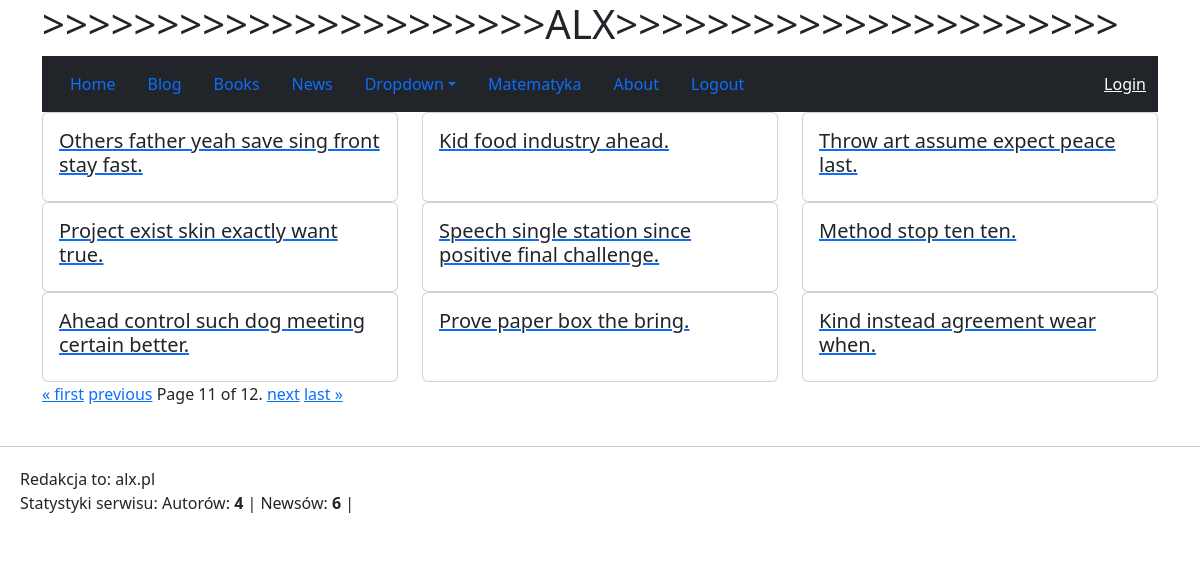
/blog/?page=11, run on the app's committed database.
### blog/models.py (models this page shows, shortened)
class Post(models.Model):
    title = models.CharField(max_length=200)
    content = models.TextField()

### blog/views.py (the view)
# urls.py: path("", views.PostListView.as_view(), name="list"),
class PostListView(ListView):
    model = Post
    template_name = "blog/list.html"
    paginate_by = 9
    def get_queryset(self):
        return Post.objects.order_by("-id")
    def get_context_data(self, **kwargs):
        context = super().get_context_data(**kwargs)
        logger.info(
            f"Pobieram stronę: {self.request.GET.get('page')} "
            f"z {context['paginator'].num_pages}"
        )
        return context

### blog/contextprocessors.py (called while the page is built)
def posts_count(request):
    return {'posts_count': blog.count_posts()}

### blog/services.py (called while the page is built)
    def count_posts(self):
        return self._posts.count()

### news/context_processors.py (called while the page is built)
def my_context(request):
    return {
        "redakcja": "alx.pl"
    }

def global_metrics(request):
    return {
        "ilosc_autorow": Author.objects.count(),
        "ilosc_newsow": News.objects.count(),
    }

### blog/templates/blog/list.html (shortened to what this page needs)
{% extends "base.html" %}
{% block content %}
<div class="row">
    {% for post in page_obj %}
    <div class="col-md-4">
        <a href="{% url 'blog:details' post.id %}">
            <div class="card h-100">
                <div class="card-body">
                    <h5 class="card-title">{{ post.title }}</h5>
                </div>
            </div>
        </a>
    </div>
    {% endfor %}
</div>
<div class="pagination">
    <span class="step-links">
        {% if page_obj.has_previous %}
            <a href="?page=1">&laquo; first</a>
            <a href="?page={{ page_obj.previous_page_number }}">previous</a>
        {% endif %}
        <span class="current">
            Page {{ page_obj.number }} of {{ page_obj.paginator.num_pages }}.
        </span>
        {% if page_obj.has_next %}
            <a href="?page={{ page_obj.next_page_number }}">next</a>
            <a href="?page={{ page_obj.paginator.num_pages }}">last &raquo;</a>
        {% endif %}
    </span>
</div>
{% endblock %}

### data on the page
Post: title "Others father yeah save sing front stay fast."
Post: title "Kid food industry ahead."
Post: title "Throw art assume expect peace last."
Post: title "Project exist skin exactly want true."
Post: title "Speech single station since positive final challenge."
Post: title "Method stop ten ten."
Post: title "Ahead control such dog meeting certain better."
Post: title "Prove paper box the bring."
Post: title "Kind instead agreement wear when."

### other printed values
{{ page_obj.number }} "11"
{{ page_obj.paginator.num_pages }} "12"
{{ redakcja }} "alx.pl"
{{ ilosc_autorow }} "4"
{{ ilosc_newsow }} "6"
